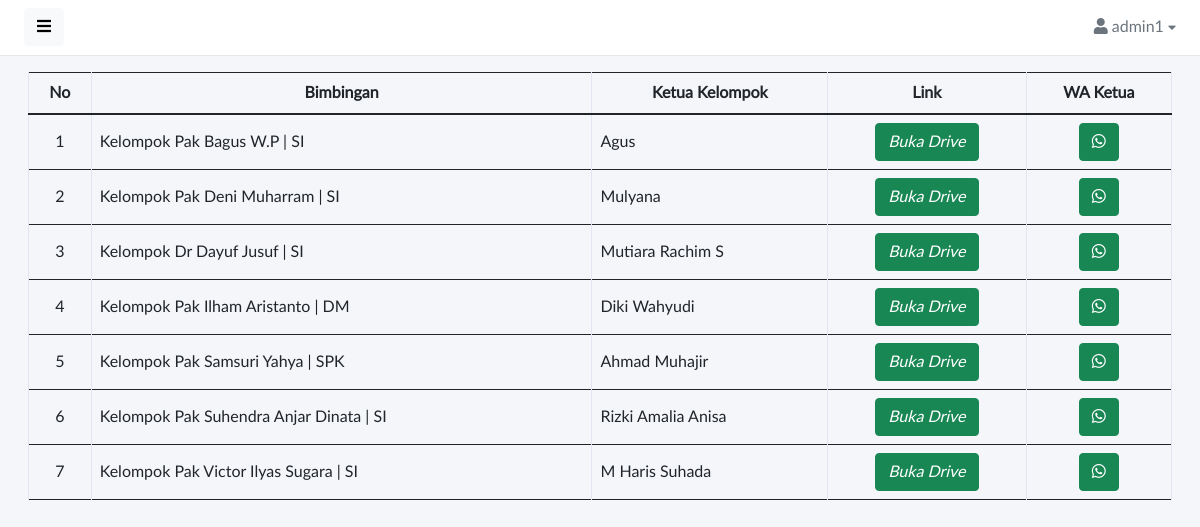
Page /adm-login/gd_dosen.php (signed in) on the committed database.
### tables this page shows
CREATE TABLE `kelompok` (
  `id` int(10) NOT NULL,
  `nama_kelompok` varchar(50) NOT NULL,
  `ketua` varchar(50) NOT NULL,
  `link` varchar(255) NOT NULL,
  `wa` varchar(15) NOT NULL
);

### adm-login/gd_dosen.php (the view, shortened to what this page needs)
<?php
include('security.php');
include('includes/header.php');
include('includes/d_navbar.php');
?>
<div class="container-fluid">
    <div class="card-body">
      <div class="table-responsive">
        <?php
        $query = "SELECT * FROM kelompok";
        $query_run = mysqli_query($connection, $query);
        ?>
        <table class="table table-bordered" id="dataTable" width="100%" cellspacing="0">
          <thead>
            <tr style="text-align:center;">
              <th> No </th>
              <th> Bimbingan </th>
              <th> Ketua Kelompok </th>
              <th> Link</th>
              <th > WA Ketua</th>
            </tr>
          </thead>
          <tbody>
            <?php
            if (mysqli_num_rows($query_run) > 0) {
              while ($row = mysqli_fetch_assoc($query_run)) {
            ?>
                <tr>
                  <td style="text-align:center;"><?php echo $row['id']; ?></td>
                  <td><?php echo $row['nama_kelompok']; ?></td>
                  <td><?php echo $row['ketua']; ?></td>
                  <td style="text-align:center;">
                      <a href="<?php echo $row['link']; ?>" target="_blank"><button type="submit" class="btn btn-success"><i>Buka Drive</i></button></a>
                   </td>
                  <td style="text-align:center;">
                      <a href="http://wa.me/<?php echo $row['wa']; ?>" target="_blank"><button type="submit" class="btn btn-success"><i class="fab fa-whatsapp"></i></button></a>
                   </td>
                  </tr>
            <?php
              }
            } else {
              echo "No Record Found";
            }
            ?>
          </tbody>
        </table>
      </div>
    </div>
  </div>
</div>

### adm-login/includes/header.php (shortened to what this page needs)
<!DOCTYPE html>
<html lang="en">
<html lang="en">
<head>
    <link href="vendor/fontawesome-free/css/all.min.css" rel="stylesheet" type="text/css">
    <link href="assets/css/sb-admin-2.min.css" rel="stylesheet">
    <link href="assets/vendor/fontawesome/css/fontawesome.min.css" rel="stylesheet">
    <link href="assets/vendor/fontawesome/css/solid.min.css" rel="stylesheet">
    <link href="assets/vendor/fontawesome/css/brands.min.css" rel="stylesheet">
    <link href="assets/vendor/bootstrap/css/bootstrap.min.css" rel="stylesheet">
    <link href="assets/css/master.css" rel="stylesheet">
    <link href="assets/vendor/flagiconcss/css/flag-icon.min.css" rel="stylesheet">
</head>
<body>
    <div class="wrapper">

### adm-login/includes/d_navbar.php (shortened to what this page needs)
<?php
include('includes/header.php');
?>
        <div id="body" class="active">
            <nav class="navbar navbar-expand-lg navbar-white bg-white">
                <button type="button" id="sidebarCollapse" class="btn btn-light">
                    <i class="fas fa-bars"></i><span></span>
                </button>
                <div class="collapse navbar-collapse" id="navbarSupportedContent">
                    <ul class="nav navbar-nav ms-auto">
                        <li class="nav-item dropdown">
                            <div class="nav-dropdown">
                                <a href="#" id="nav2" class="nav-item nav-link dropdown-toggle text-secondary" data-bs-toggle="dropdown" aria-expanded="false">
                                    <i class="fas fa-user"></i> <span><?php echo $_SESSION['username']; ?></span> <i style="font-size: .8em;" class="fas fa-caret-down"></i>
                                </a>
                            </div>
                        </li>
                    </ul>
                </div>
            </nav>

### assets/css/master.css (style rules this page uses)
body, h1, .h1, h2, .h2, h3, .h3, h4, .h4, h5, .h5, h6, .h6, p, a, td { -moz-osx-font-smoothing: grayscale; -webkit-font-smoothing: antialiased; }
body { width: 100%; height: 100%; background: #f4f6fa; font-family: "Lato", "Helvetica Neue", Arial, Helvetica, sans-serif; font-size: 1rem; color: #444; }
.wrapper { display: flex; width: 100%; align-items: stretch; overflow-x: hidden }
#body { width: 100%; padding: 0; min-height: 100vh; transition: all 0.3s; }
#body>.navbar { padding: 0 1.5rem; min-height: 54px; box-shadow: none; border-bottom: 1px solid rgba(101, 109, 119, .16); }
a, a:hover, a:focus { color: inherit; text-decoration: none; transition: all 0.3s; }
.table td, .table th { vertical-align: middle; }
@media (min-width: 200px) { .navbar-expand-lg .navbar-collapse { display: -ms-flexbox !important; display: flex !important; -ms-flex-preferred-size: auto; flex-basis: auto; } }
@media (min-width: 200px) { .navbar-expand-lg .navbar-nav { -ms-flex-direction: row; flex-direction: row; } }

### assets/components/navbar/navbar-dropdowns.css (style rules this page uses)
.nav-dropdown .nav-link { color: #B2EBF2; line-height: 1.42857; padding: 1rem 0 1rem 1rem !important; }
.nav-dropdown .nav-link::after { display: none; }

### rows in the picture
kelompok: id "1", nama_kelompok "Kelompok Pak Bagus W.P | SI", ketua "Agus"
kelompok: id "2", nama_kelompok "Kelompok Pak Deni Muharram | SI", ketua "Mulyana"
kelompok: id "3", nama_kelompok "Kelompok Dr Dayuf Jusuf | SI", ketua "Mutiara Rachim S"
kelompok: id "4", nama_kelompok "Kelompok Pak Ilham Aristanto | DM", ketua "Diki Wahyudi"
kelompok: id "5", nama_kelompok "Kelompok Pak Samsuri Yahya | SPK", ketua "Ahmad Muhajir"
kelompok: id "6", nama_kelompok "Kelompok Pak Suhendra Anjar Dinata | SI", ketua "Rizki Amalia Anisa"
kelompok: id "7", nama_kelompok "Kelompok Pak Victor Ilyas Sugara | SI", ketua "M Haris Suhada"

### other values in the picture
$_SESSION['username'] "admin1"
